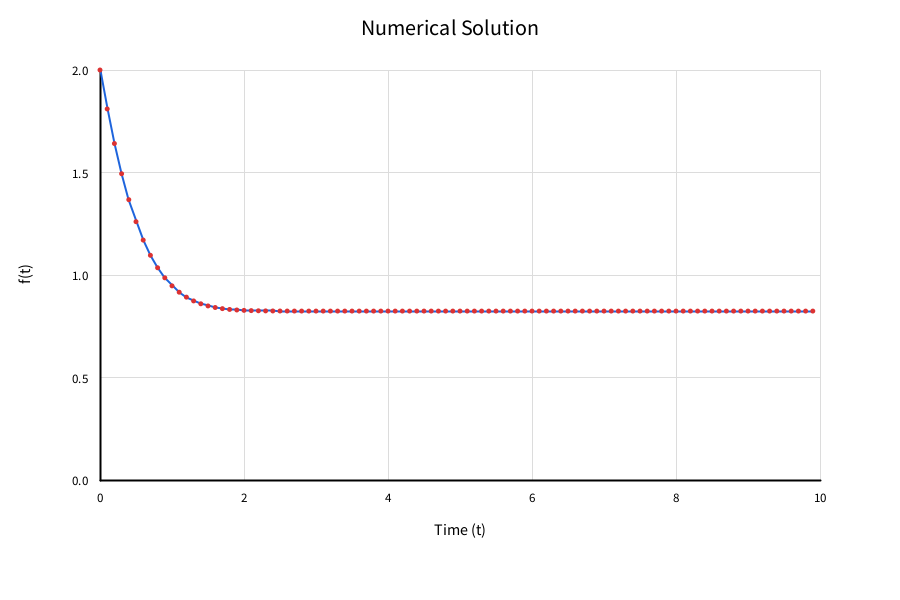
Frame 1 (no input)
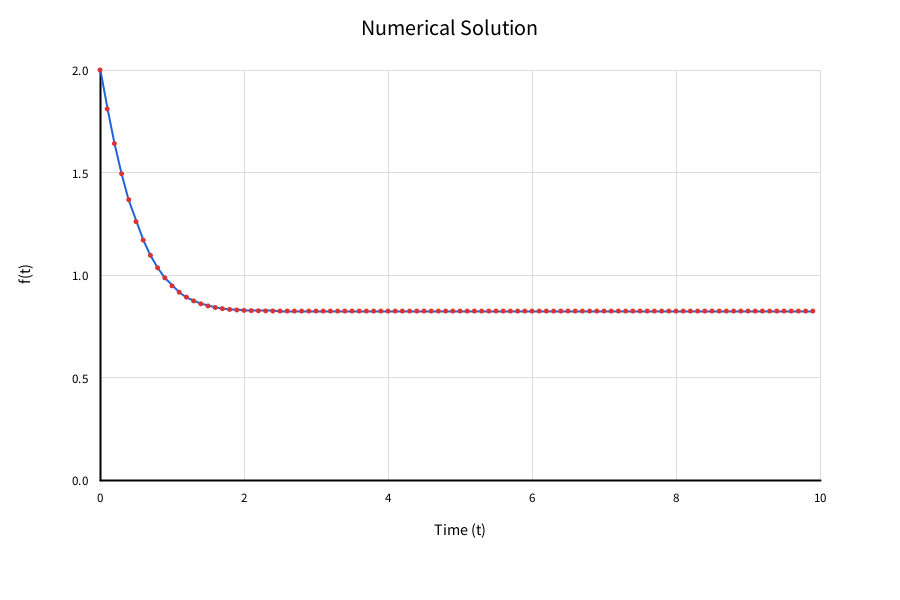
Frame 2 (the mouse pressed at the canvas centre, redrawn once)

The Processing sketch that drew these frames (run headless with seeded random() and noise(); the mouse was pressed at the canvas centre and the sketch redrawn once):

// Processing sketch: differential1st
// ── differential1st.pde

final float f0 = 2.0;

float dt = 0.1;
float T = 10.0;

ArrayList<PVector> data = new ArrayList<PVector>();

void setup() {
  size(900, 600);

  calculate();
  noLoop();
}

void draw() {
  background(255);
  plotGraph();
}

// ----------------------------------
// Numerical calculation
// ----------------------------------
void calculate() {

  float fn = f0;
  float fn1;

  for (float t = 0; t < T; t += dt) {

    // Store numerical solution
    data.add(new PVector(t, fn));

    // Calculate et
    float et = exp(-sq(t + dt / 2)) / 2.0;

    // Calculate the next value
    fn1 = fn * (1.0 / dt - et) /
               (1.0 / dt + et);

    fn = fn1;
  }
}

// ----------------------------------
// Plot numerical solution
// ----------------------------------
void plotGraph() {

  float left = 100;
  float right = 820;
  float top = 70;
  float bottom = 480;

  // Graph title
  fill(0);
  textAlign(CENTER);
  textSize(22);
  text("Numerical Solution", 450, 35);

  // Grid
  stroke(220);
  strokeWeight(1);

  for (int i = 0; i <= 10; i += 2) {
    float x = map(i, 0, T, left, right);
    line(x, top, x, bottom);
  }

  for (int i = 0; i <= 4; i++) {
    float y = map(i * 0.5, 0, f0, bottom, top);
    line(left, y, right, y);
  }

  // Coordinate axes
  stroke(0);
  strokeWeight(2);

  line(left, top, left, bottom);
  line(left, bottom, right, bottom);

  // X-axis labels
  fill(0);
  textSize(13);
  textAlign(CENTER);

  for (int i = 0; i <= 10; i += 2) {
    float x = map(i, 0, T, left, right);
    text(i, x, bottom + 22);
  }

  // Y-axis labels
  textAlign(RIGHT);

  for (int i = 0; i <= 4; i++) {
    float value = i * 0.5;
    float y = map(value, 0, f0, bottom, top);
    text(nf(value, 1, 1), left - 12, y + 5);
  }

  // Axis titles
  textAlign(CENTER);
  textSize(16);
  text("Time (t)", (left + right) / 2, bottom + 55);

  pushMatrix();
  translate(30, (top + bottom) / 2);
  rotate(-HALF_PI);
  text("f(t)", 0, 0);
  popMatrix();

  // Plot numerical data
  stroke(30, 100, 220);
  strokeWeight(2);
  noFill();

  beginShape();

  for (PVector p : data) {
    float x = map(p.x, 0, T, left, right);
    float y = map(p.y, 0, f0, bottom, top);

    vertex(x, y);
  }

  endShape();

  // Draw numerical data points
  fill(220, 50, 50);
  noStroke();

  for (PVector p : data) {
    float x = map(p.x, 0, T, left, right);
    float y = map(p.y, 0, f0, bottom, top);

    ellipse(x, y, 5, 5);
  }
}
